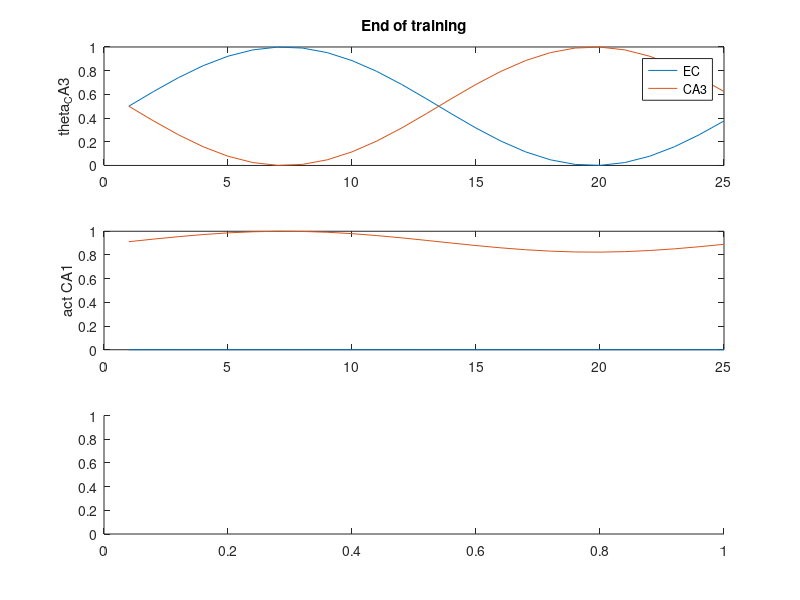

The MATLAB source for this figure: (Note: this script raises an error after producing the figure.)
function [] = hasselmo2002_Task_firstPass()
% hasselmo_2002 theta model
% runtime parameters
 
% params
nTrls = 14;
nTSteps = 25;
nCA1cells = 2;
nCA3cells = 3;
nECcells = 2;

dt = 0.005; % 5 ms
thF = 8; % 8 Hz
stepsPerCycle = ceil(((1/thF)/dt));
phaseStep = (2*pi)/stepsPerCycle; % numnber of radians to increment theta phase by for each time steps
k = .5; 
lrate = 0.01; % learning rate, per Ehren's experiment
thetaScale = 1; % X from Hasselmo et al (2002), p 799
% [0 to 1] smaller means theta has less effect on functional strength
% paper is vague about whether different values are used for the different
% layers (CA3 vs EC), for now we'll assume that it is a single fixed
% parameter.

% allocate arrays
a_CA1 = nan(nCA1cells,nTSteps);
a_CA3 = nan(nCA3cells,nTrls); 
a_EC  = nan(nECcells, nTrls);
w_CA3 = zeros(nCA1cells, nCA3cells);
w_EC  = eye(nCA1cells, nECcells); % identity matrix p.801
tempXprod = nan(nCA1cells,nCA3cells,stepsPerCycle);

stage = 1;

for trl = 1:nTrls
  % initialize first timestep
  % NOTE: THESE NEED TO BE SET FOR EACH PHASE OF THE TASK, TRL
  a_CA3(:,1) = [0; 1; 1]; % rand(nCA3cells,1) > .5;
  a_EC(:,1)  = [0; 1]; % rand(nECcells, 1) > .5;
  
  [a_CA1, tempXprod, phase_EC, phase_CA3, phase_LTP, theta_EC, theta_CA3, theta_LTP] = runTheta(a_EC, a_CA3, a_CA1, tempXprod, w_EC, w_CA3, stage, nTSteps, stepsPerCycle, phaseStep, thetaScale);
  
  % compute weight updates after each theta cycle
  dw_CA3(:,:) = sum(tempXprod,3);
  
  fprintf('\nTrial %i\n',trl);
  if any(isnan(dw_CA3)), keyboard, end
  w_CA3, dw_CA3
  w_CA3 = w_CA3 + lrate.*dw_CA3; %   w_CA3 = w_CA3 + dw_CA3;
  w_CA3 = min(w_CA3, k);  
  w_CA3
  
end

if 1, plotStateVariables(theta_EC, theta_CA3,a_CA1,theta_LTP); end

  keyboard

  fprintf('Test initial learning\n');  
  a_CA3(:,1) = [0; 1; 0]; % rand(nCA3cells,1) > .5;
  [a_CA1, tempXprod, phase_EC, phase_CA3, phase_LTP, theta_EC, theta_CA3, theta_LTP] = runTheta(a_EC, a_CA3, a_CA1,tempXprod, w_EC, w_CA3, stage, nTSteps, stepsPerCycle, phaseStep, thetaScale); 
  if 1, plotStateVariables(theta_EC, theta_CA3,a_CA1,theta_LFP); end
  
end

function [a_CA1,tempXprod, phase_EC, phase_CA3, phase_LTP, theta_EC, theta_CA3, theta_LTP] = runTheta(a_EC, a_CA3, a_CA1,tempXprod, w_EC, w_CA3, stage, nTSteps, stepsPerCycle, phaseStep, thetaScale)

  phase_EC = nan(nTSteps,1);   theta_EC = nan(nTSteps,1);
  phase_CA3 = nan(nTSteps,1);  theta_CA3 = nan(nTSteps,1);
  phase_LTP = nan(nTSteps,1);  theta_LTP = nan(nTSteps,1);


  phase_EC(1)  = 0;    theta_EC(1)  = (thetaScale/2) * sin(phase_EC(1))  + (1-(thetaScale/2));
  phase_CA3(1) = pi;   theta_CA3(1) = (thetaScale/2) * sin(phase_CA3(1)) + (1-(thetaScale/2));
  phase_LTP(1) = 0;    theta_LTP(1) = sin(phase_LTP(1));
  
  a_CA1(:,1) = ((theta_EC(1) .* w_EC) * a_EC(:,stage)) + ((theta_CA3(1) .* w_CA3) * a_CA3(:,1)); % eq 2.4 p.799
  
  tempXprod(:,:,1) = (theta_LTP(1) .* a_CA1(:,1)) * a_CA3(:,stage)';
  % run one theta cycle
  for t = 2:stepsPerCycle
    
    % phasic input
    phase_EC(t)  = phase_EC(t-1)  + phaseStep;  theta_EC(t)  = (thetaScale/2) * sin(phase_EC(t))  + (1-(thetaScale/2));  % eq 2.2 p.799
    phase_CA3(t) = phase_CA3(t-1) + phaseStep;  theta_CA3(t) = (thetaScale/2) * sin(phase_CA3(t)) + (1-(thetaScale/2));  % eq 2.3 p.799
    phase_LTP(t) = phase_LTP(t-1) + phaseStep;  theta_LTP(t) = sin(phase_LTP(t));                      % eq 2.5 p.799
    
    
    %a_CA1 = w_EC .* a_EC + w_CA3 .* a_CA3; % eq 2.1
    a_CA1(:,t) = ((theta_EC(t) .* w_EC) * a_EC(:,stage)) + ((theta_CA3(t) .* w_CA3) * a_CA3(:,stage)); % eq 2.4 p.799
    
    tempXprod(:,:,t) = (theta_LTP(t) .* a_CA1(:,t)) * a_CA3(:,stage)';
  end
  
end

function plotStateVariables(theta_EC, theta_CA3,a_CA1,theta_LFP)
    figure;
    subplot(3,1,1);
    hold off; plot(theta_EC)
    hold on; plot(theta_CA3)
    ylabel('theta_CA3');
    legend('EC','CA3'); ylim([0 1]);
    title(['End of training']);
    
    subplot(3,1,2);
    plot(a_CA1');
    ylabel('act CA1');
    
    subplot(3,1,3);
    plot(theta_LTP)
    ylabel('theta LTP');
end
